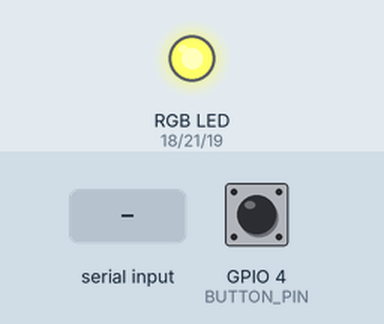
Simulated run of this sketch. Board: ESP32. Shown: an RGB LED mixed from three pins (HIGH = lit). The test bench sets the inputs (shaded band); at power-on: GPIO 4 (BUTTON_PIN) HIGH. I2S audio is not simulated (input reads silence); what the sketch prints to the serial monitor is not drawn.

Above: at 1.2 s.
1.3 s: GPIO 4 (BUTTON_PIN) pulled LOW for 0.15 s
At 1.7 s:
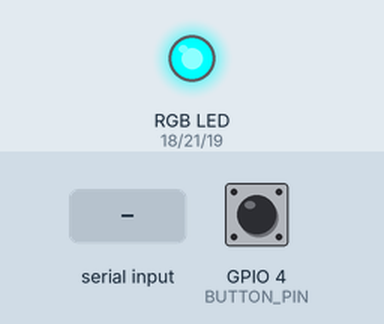
2.9 s: "RGB:\n" received over Serial
At 3.8 s:
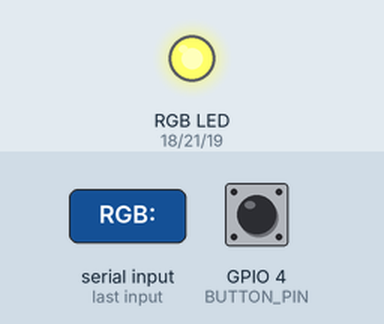
4.4 s: GPIO 4 (BUTTON_PIN) pulled LOW for 1 s
At 5.3 s:
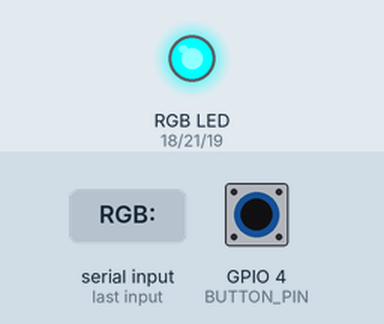
Timing chart, 0 to 14.9 s (numbered marks = the images above; inputs shaded):
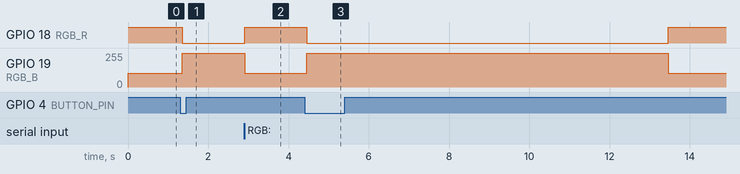

Measured:
- after the input at 1.3 s, GPIO 18 (RGB_R): HIGH → LOW after 0.05 s; GPIO 19 (RGB_B): 105/255 → 255/255 after 0.05 s
- after the input at 2.9 s, GPIO 18 (RGB_R): LOW → HIGH at once; GPIO 19 (RGB_B): 255/255 → 105/255 at once
- after the input at 4.4 s, GPIO 18 (RGB_R): HIGH → LOW after 0.05 s, → HIGH 9.0 s later; GPIO 19 (RGB_B): 105/255 → 255/255 after 0.05 s, → 105/255 9.0 s later

The sketch:

STT_LLM.ino
```cpp
#include <driver/i2s.h>

#define I2S_WS      15
#define I2S_SD      32
#define I2S_SCK     14

#define BUTTON_PIN  4
#define RGB_R       18
#define RGB_B       19
#define RGB_G       21

#define SAMPLE_RATE 16000
#define BUFFER_SIZE 512
int32_t i2s_buffer[BUFFER_SIZE];

bool isRecording = false;
bool lastButtonState = HIGH;

// 記憶上一次 Gemini 回覆的顏色（預設為微弱藍光就緒）
int currentR = 0;
int currentG = 0;
int currentB = 150;

void setRGB(int r, int g, int b) {
  ledcWrite(RGB_R, 255 - r);
  ledcWrite(RGB_G, 255 - g);
  ledcWrite(RGB_B, 255 - b);
}

void setupLED() {
  ledcAttach(RGB_R, 5000, 8);
  ledcAttach(RGB_G, 5000, 8);
  ledcAttach(RGB_B, 5000, 8);
}

void initI2S() {
  i2s_config_t i2s_config = {
    .mode = (i2s_mode_t)(I2S_MODE_MASTER | I2S_MODE_RX),
    .sample_rate = SAMPLE_RATE,
    .bits_per_sample = I2S_BITS_PER_SAMPLE_32BIT,
    .channel_format = I2S_CHANNEL_FMT_ONLY_LEFT,
    .communication_format = i2s_comm_format_t(I2S_COMM_FORMAT_I2S | I2S_COMM_FORMAT_I2S_MSB),
    .intr_alloc_flags = ESP_INTR_FLAG_LEVEL1,
    .dma_buf_count = 8,
    .dma_buf_len = BUFFER_SIZE,
    .use_apll = false
  };

  i2s_pin_config_t pin_config = {
    .bck_io_num = I2S_SCK,
    .ws_io_num = I2S_WS,
    .data_out_num = I2S_PIN_NO_CHANGE,
    .data_in_num = I2S_SD
  };

  i2s_driver_install(I2S_NUM_0, &i2s_config, 0, NULL);
  i2s_set_pin(I2S_NUM_0, &pin_config);
}

void setup() {
  Serial.begin(460800);
  pinMode(BUTTON_PIN, INPUT_PULLUP);
  setupLED();
  setRGB(currentR, currentG, currentB);
  initI2S();
}

void loop() {
  bool currentButtonState = digitalRead(BUTTON_PIN);

  // 1. 按下錄音：立刻強制切換成「紅色」
  if (lastButtonState == HIGH && currentButtonState == LOW) {
    delay(50);
    isRecording = true;
    setRGB(255, 0, 0);
    Serial.println("==START_AUDIO==");
  }

  // 2. 放開按鈕：停止錄音並等待 Python 回傳
  if (lastButtonState == LOW && currentButtonState == HIGH) {
    delay(50);
    if (isRecording) {
      isRecording = false;
      Serial.flush();
      Serial.println("==END_AUDIO==");

      // 燈號維持紅燈直到 Python 傳回新顏色

      unsigned long timeout = millis();
      while (millis() - timeout < 8000) {
        if (Serial.available()) {
          String response = Serial.readStringUntil('\n');

          if (response.startsWith("RGB:")) {
            response.replace("RGB:", "");

            int firstComma = response.indexOf(',');
            int secondComma = response.indexOf(',', firstComma + 1);

            if (firstComma != -1 && secondComma != -1) {
              currentR = response.substring(0, firstComma).toInt();
              currentG = response.substring(firstComma + 1, secondComma).toInt();
              currentB = response.substring(secondComma + 1).toInt();
            }
          }
          break;
        }
        delay(10);
      }
      setRGB(currentR, currentG, currentB);
    }
  }

  lastButtonState = currentButtonState;

  if (isRecording) {
    size_t bytes_read;
    i2s_read(I2S_NUM_0, &i2s_buffer, sizeof(i2s_buffer), &bytes_read, portMAX_DELAY);
    if (bytes_read > 0) {
      Serial.write((uint8_t*)i2s_buffer, bytes_read);
    }
  }
}
```
